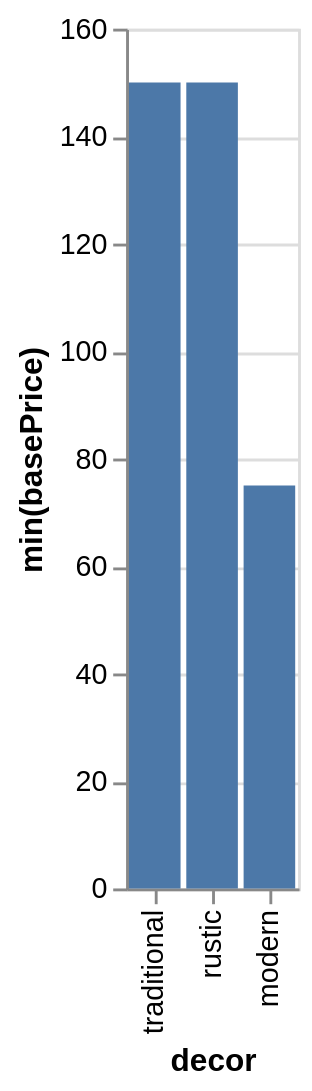

Vega-Lite specification stored for this chart:
### Vega-Lite specification from a JSON file in a GitHub repository (floating-point values rounded to 4 significant figures)
{"data": {"values": [{"x_data": "traditional", "y_data": 150}, {"x_data": "rustic", "y_data": 150}, {"x_data": "modern", "y_data": 75}]}, "mark": "bar", "encoding": {"x": {"field": "x_data", "type": "nominal", "title": "decor", "sort": "descending"}, "y": {"field": "y_data", "type": "quantitative", "title": "min(basePrice)"}}}
